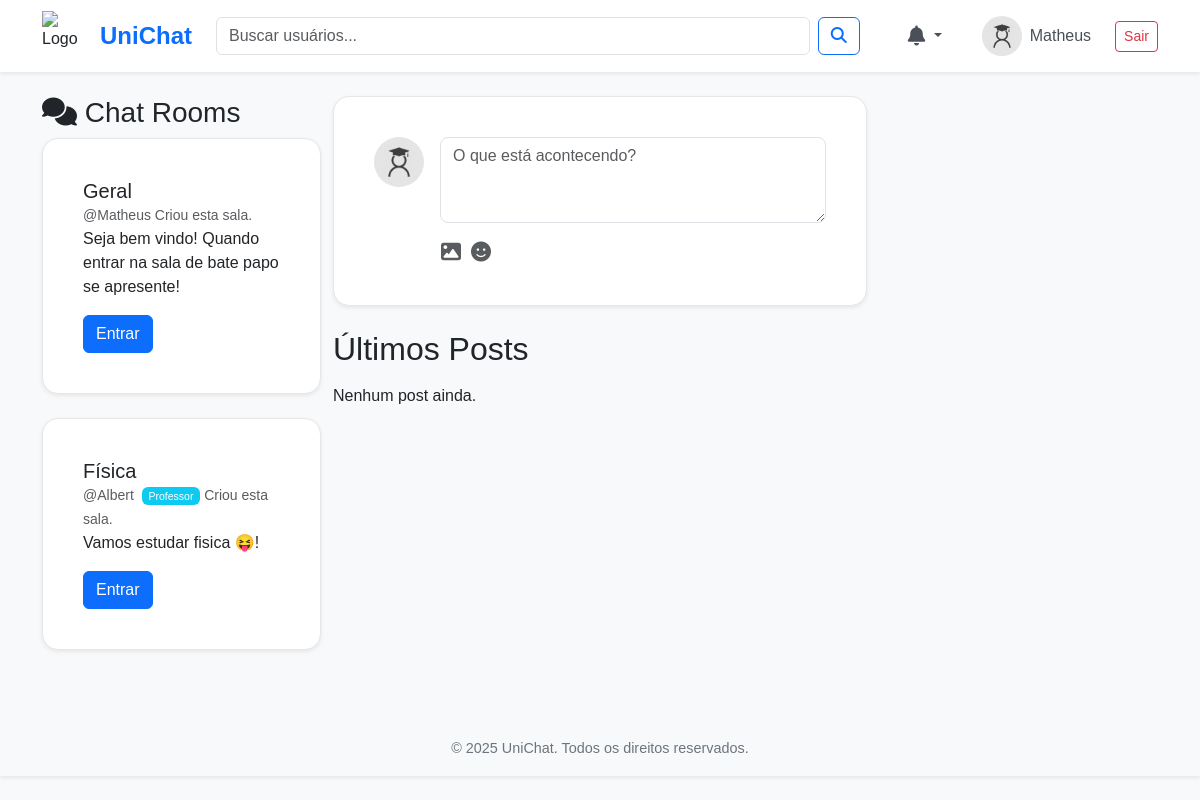
The app's page / (signed in) with its own data.
### chat/models.py (models this page shows, shortened)
class Room(models.Model):
    host = models.ForeignKey(Profile, on_delete=models.CASCADE, null=True)
    name = models.CharField(max_length=200)
    description = models.CharField(max_length=200)

### users/models.py (models this page shows, shortened)
class Profile(models.Model):
    user = models.OneToOneField('auth.User', on_delete=models.CASCADE)
    bio = models.TextField(blank=True)
    avatar = models.ImageField(upload_to='avatars/', blank=True, null=True)
    date_of_birth = models.DateField(null=True, blank=True)
    location = models.CharField(max_length=100, blank=True)
    website = models.URLField(max_length=200, blank=True)
    course = models.ManyToManyField(Course, related_name='students', blank=True)
    following = models.ManyToManyField(User, related_name='followers', symmetrical=False, blank=True)
    is_teacher = models.BooleanField(default=False)

### core/views.py (the view)
# urls.py: path('', views.home, name='home'),
@login_required
def home(request):
    user_course_id = None
    if request.user.profile.course.exists():
        user_course_id = request.user.profile.course.first().id
    teacher_posts = Post.objects.filter(
        Q(author__profile__is_teacher=True) &
        (
            Q(author__profile__course__id=user_course_id) |
            Q(author__profile__course__isnull=True)
        )
    ).distinct().select_related(
        'author__profile'
    ).prefetch_related(
        'comments__author__profile',
        'comments__replies__author__profile'
    ).order_by('-created_at')
    following_ids = request.user.profile.following.values_list('id', flat=True)
    query_filter = Q(author__id__in=following_ids)
    if user_course_id:
        query_filter |= Q(author__profile__course__id=user_course_id)
    student_posts = Post.objects.filter(
        query_filter
    ).filter(
        ~Q(author__profile__is_teacher=True)
    ).distinct().select_related(
        'author__profile'
    ).prefetch_related(
        'comments__author__profile',
        'comments__replies__author__profile'
    ).order_by('-created_at')
    all_posts = list(teacher_posts) + list(student_posts)
    events = Event.objects.filter(author__profile__is_teacher=True).order_by('event_date', 'event_time')
    rooms = Room.objects.all()
    host = Room.objects.filter()
    context = {
        'rooms': rooms,
        'posts': all_posts,
        'events': events,
    }
    return render(request, 'home.html', context)

### core/templates/home.html (shortened to what this page needs)
{% extends "base.html" %}
{% load static %}
{% block content %}
<div class="container-fluid">
    <div class="row">
        <div class="col-md-3 col-lg-3 sidebar-left p-0">
            <h3><i class="fa-solid fa-comments"></i> Chat Rooms</h3>
            {% for room in rooms %}
            <div class="card mb-4 shadow-sm">
                <div class="card-body">
                    <h5 class="mb-0">{{ room.name }}</h5>
                    <small class="text-muted">@{{ room.host.user.username }}
                        {% if room.host.is_teacher %}
                        <span class="badge bg-info text-white fw-normal ms-1">Professor</span>
                        {% endif %}
                        Criou esta sala.
                    </small>
                    <p>{{room.description}}</p>
                    <a class="btn btn-primary" href="/ws/chat/{{room.id}}">Entrar</a>
                </div>
            </div>
            {% endfor %}
        </div>
        <div class="col-md-6 col-lg-6 main-content">
            <a href="{% url 'pub_page' %}" class="nav-link">
                <div class="card shadow-sm mb-4">
                    <div class="card-body">
                        <div class="tab-pane fade show active" id="pills-post" role="tabpanel">
                            <form>
                                <div class="d-flex align-items-start">
                                    {% if request.user.profile.avatar %}
                                    <img src="{{ request.user.profile.avatar.url }}" class="rounded-circle me-3"
                                        width="50" height="50" alt="Avatar">
                                    {% else %}
                                    <img src="{% static 'img/default_profile.png' %}" class="rounded-circle me-3"
                                        width="50" height="50" alt="Default Avatar">
                                    {% endif %}
                                    <div class="flex-grow-1">
                                        <div class="mb-3">
                                            <textarea class="form-control" name="content" rows="3"
                                                placeholder="O que está acontecendo?"></textarea>
                                        </div>
                                        <div class="d-flex justify-content-between align-items-center">
                                            <div class="d-flex align-items-center position-relative">
                                                <label for="id_image"
                                                    class="btn btn-link p-0 me-2 text-decoration-none text-muted">
                                                    <i class="fas fa-image fa-lg"></i>
                                                </label>
                                                <button type="button"
                                                    class="btn btn-link p-0 text-decoration-none text-muted emoji-button">
                                                    <i class="fas fa-smile fa-lg"></i>
                                                </button>
                                            </div>
                                        </div>
                                    </div>
                                </div>
                            </form>
                        </div>
                    </div>
            </a>
        </div>
        <div class="mt-4">
            <h2 class="mb-3">Últimos Posts</h2>
            {% for post in posts %}
            {% include "posts/post_card.html" %}
            {% empty %}
            <p>Nenhum post ainda.</p>
            {% endfor %}
        </div>
    </div>
    <div class="col-lg-3">
    </div>
</div>
{% endblock content %}

### core/templates/base.html (shortened to what this page needs)
<!DOCTYPE html>
<html lang="pt-br">
<head>
    {% load static %}
    <link href="https://cdn.jsdelivr.net/npm/bootstrap@5.3.8/dist/css/bootstrap.min.css" rel="stylesheet">
    <link rel="stylesheet" href="{% static 'chat.css' %}">
    <link rel="stylesheet" href="{% static 'base.css' %}">
    <link rel="stylesheet" href="https://cdnjs.cloudflare.com/ajax/libs/font-awesome/6.4.0/css/all.min.css">
</head>
<body class="d-flex flex-column min-vh-100">
    <header class="header-principal bg-white shadow-sm">
        <nav class="d-flex align-items-center justify-content-between container py-2">
            <a href="{% url 'home' %}" class="d-flex align-items-center text-decoration-none text-dark">
                <img src="{% static 'img/LOGO_PAINEL.png' %}" alt="Logo" width="50" height="50" class="me-2">
                <span class="fs-4 fw-bold text-primary">UniChat</span>
            </a>
            <div class="flex-fill mx-4" style="position: relative;">
                <div class="d-flex align-items-center" style="max-width: 800px;">
                    <input type="text" id="search-input" name="q" class="form-control me-2"
                        placeholder="Buscar usuários..." aria-label="Busca usuários">
                    <button type="submit" id="search-button" class="btn btn-outline-primary"><i
                            class="fas fa-search"></i></button>
                </div>
            </div>
            <ul class="nav align-items-center gap-2 mb-0">
                {% if user.is_authenticated %}
                <li class="nav-item">
                <li class="nav-item dropdown">
                    <a class="nav-link position-relative dropdown-toggle" href="#" id="notificationsDropdown"
                        role="button" data-bs-toggle="dropdown" aria-expanded="false">
                        <i class="fas fa-bell fa-lg"></i>
                    </a>
                </li>
                <li class="nav-item d-flex align-items-center gap-2">
                    <a class="nav-link d-flex align-items-center gap-2"
                        href="{% url 'profile' username=user.username %}">
                        <img src="{% if user.profile.avatar %}{{ user.profile.avatar.url }}{% else %}{% static 'img/default_profile.png' %}{% endif %}"
                            alt="Foto de Perfil" width="40" height="40" class="rounded-circle">
                        <span>{{ user.username }}</span>
                    </a>
                </li>
                <li class="nav-item">
                    <form action="{% url 'logout' %}" method="post" class="m-0">
                        <button type="submit" class="btn btn-outline-danger btn-sm">Sair</button>
                    </form>
                </li>
                {% endif %}
            </ul>
        </nav>
    </header>
    <main class="container my-4 flex-fill">
        {% block content %}{% endblock %}
    </main>
    <footer class="text-center py-3 bg-light shadow-sm mt-auto">
        <p class="mb-0">&copy; 2025 UniChat. Todos os direitos reservados.</p>
    </footer>
</body>
</html>

### core/static/chat.css (style rules this page uses)
:root { --cor-primaria: #0a4ebd; --cor-primaria-hover: #083d9b; --cor-fundo: #f0f2f5; --cor-fundo-form: #ffffff; --cor-fundo-ponto: rgba(0, 0, 0, 0.08); }

### core/static/base.css (style rules this page uses)
body { background-color: #f8f9fa; font-family: 'Arial', sans-serif; color: #212529; }
.header-principal { background-color: #fff; box-shadow: 0 2px 6px rgba(0,0,0,0.05); position: sticky; top: 0; z-index: 1000; }
.nav-link { color: #495057; font-weight: 500; }
.btn-primary { background-color: #0d6efd; border-color: #0d6efd; transition: background-color 0.3s ease; }
.btn-outline-primary { color: #0d6efd; border-color: #0d6efd; }
footer { font-size: 0.9rem; color: #6c757d; }
.card { border-radius: 16px; background: #ffffff; border: 1px solid #e6e6e6; padding: 1.5rem; }
form input, form select, form textarea { border-radius: 8px !important; }

### records on screen
Room: name "Geral", host.user.username "Matheus", description "Seja bem vindo! Quando entrar na sala de bate papo se apresente!"
Room: name "Física", host.user.username "Albert", shows "Professor", description "Vamos estudar fisica 😝!"

### other values on screen
{{ user.username }} "Matheus"
